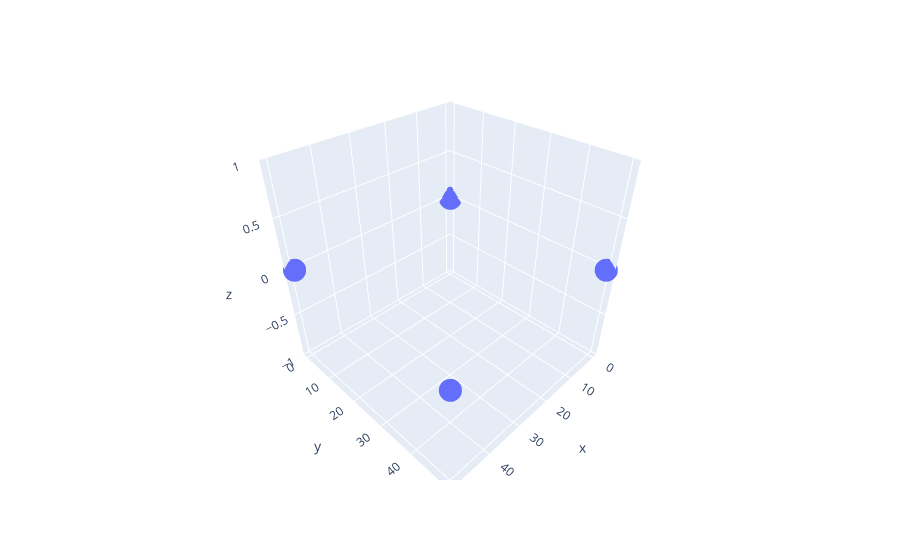

Notebook cell for this chart:
### Code cell
px.scatter_3d(x=locations[:,0], y=locations[:,1], z=locations[:,2])

### Figure 1 — Plotly figure (JSON) as saved in the notebook; plotly's stock layout.template omitted (floating-point values rounded to 4 significant figures)
{"data": [{"hoverlabel": {"namelength": 0}, "hovertemplate": "x=%{x}<br>y=%{y}<br>z=%{z}", "legendgroup": "", "marker": {"color": "#636efa", "symbol": "circle"}, "mode": "markers", "name": "", "scene": "scene", "showlegend": false, "type": "scatter3d", "x": [0, 50, 50, 0], "y": [0, 0, 50, 50], "z": [0, 0, 0, 0]}], "layout": {"legend": {"tracegroupgap": 0}, "margin": {"t": 60}, "scene": {"domain": {"x": [0, 1], "y": [0, 1]}, "xaxis": {"title": {"text": "x"}}, "yaxis": {"title": {"text": "y"}}, "zaxis": {"title": {"text": "z"}}}}}
